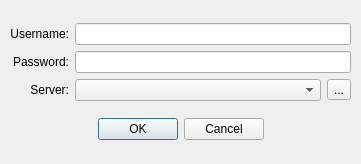
<?xml version="1.0" encoding="UTF-8"?>
<ui version="4.0">
 <class>LoginDialog</class>
 <widget class="QDialog" name="LoginDialog">
  <property name="geometry">
   <rect>
    <x>0</x>
    <y>0</y>
    <width>361</width>
    <height>164</height>
   </rect>
  </property>
  <property name="windowTitle">
   <string>Login to Server</string>
  </property>
  <property name="windowIcon">
   <iconset resource="qtclient.qrc">
    <normaloff>:/images/login.png</normaloff>:/images/login.png</iconset>
  </property>
  <widget class="QWidget" name="">
   <property name="geometry">
    <rect>
     <x>10</x>
     <y>12</y>
     <width>341</width>
     <height>141</height>
    </rect>
   </property>
   <layout class="QVBoxLayout" name="verticalLayout">
    <item>
     <layout class="QGridLayout" name="gridLayout">
      <item row="0" column="0">
       <widget class="QLabel" name="userLabel">
        <property name="text">
         <string>Username:</string>
        </property>
        <property name="alignment">
         <set>Qt::AlignRight|Qt::AlignTrailing|Qt::AlignVCenter</set>
        </property>
       </widget>
      </item>
      <item row="0" column="1">
       <widget class="QLineEdit" name="userInput"/>
      </item>
      <item row="1" column="0">
       <widget class="QLabel" name="passwdLabel">
        <property name="text">
         <string>Password:</string>
        </property>
        <property name="alignment">
         <set>Qt::AlignRight|Qt::AlignTrailing|Qt::AlignVCenter</set>
        </property>
       </widget>
      </item>
      <item row="1" column="1">
       <widget class="QLineEdit" name="passwdInput">
        <property name="echoMode">
         <enum>QLineEdit::Password</enum>
        </property>
       </widget>
      </item>
      <item row="2" column="0">
       <widget class="QLabel" name="serverLabel">
        <property name="text">
         <string>Server:</string>
        </property>
        <property name="alignment">
         <set>Qt::AlignRight|Qt::AlignTrailing|Qt::AlignVCenter</set>
        </property>
       </widget>
      </item>
      <item row="2" column="1">
       <layout class="QHBoxLayout" name="horizontalLayout">
        <item>
         <widget class="QComboBox" name="serverCombo"/>
        </item>
        <item>
         <widget class="QToolButton" name="serverManageButton">
          <property name="text">
           <string>...</string>
          </property>
         </widget>
        </item>
       </layout>
      </item>
     </layout>
    </item>
    <item>
     <widget class="QDialogButtonBox" name="buttonBox">
      <property name="layoutDirection">
       <enum>Qt::LeftToRight</enum>
      </property>
      <property name="orientation">
       <enum>Qt::Horizontal</enum>
      </property>
      <property name="standardButtons">
       <set>QDialogButtonBox::Cancel|QDialogButtonBox::Ok</set>
      </property>
      <property name="centerButtons">
       <bool>true</bool>
      </property>
     </widget>
    </item>
   </layout>
  </widget>
 </widget>
 <resources>
  <include location="qtclient.qrc"/>
 </resources>
 <connections>
  <connection>
   <sender>buttonBox</sender>
   <signal>accepted()</signal>
   <receiver>LoginDialog</receiver>
   <slot>accept()</slot>
   <hints>
    <hint type="sourcelabel">
     <x>248</x>
     <y>254</y>
    </hint>
    <hint type="destinationlabel">
     <x>157</x>
     <y>274</y>
    </hint>
   </hints>
  </connection>
  <connection>
   <sender>buttonBox</sender>
   <signal>rejected()</signal>
   <receiver>LoginDialog</receiver>
   <slot>reject()</slot>
   <hints>
    <hint type="sourcelabel">
     <x>316</x>
     <y>260</y>
    </hint>
    <hint type="destinationlabel">
     <x>286</x>
     <y>274</y>
    </hint>
   </hints>
  </connection>
 </connections>
</ui>
